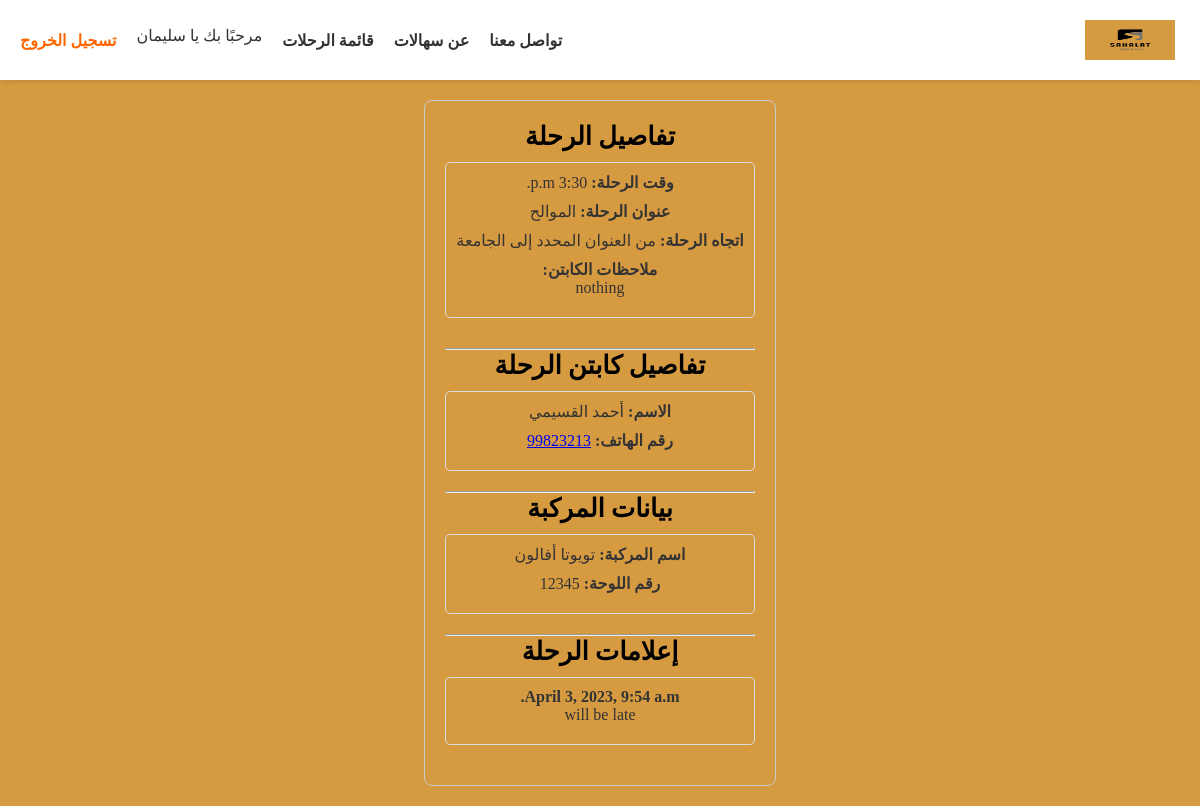
Page /trips/2/ (signed in) on the committed database.
### comunity/models.py (models this page shows)
class Trip(models.Model):
	user = models.ForeignKey(User, on_delete=models.CASCADE)
	time = models.TimeField()
	direction = models.IntegerField(choices=directions)
	address = models.CharField(max_length=150)
	notes = models.TextField(max_length=300)

class Announcement(models.Model):
	trip = models.ForeignKey(Trip, on_delete=models.CASCADE)
	published_at = models.DateTimeField(auto_now=True)
	content = models.TextField(max_length=300)

### accounts/models.py (models this page shows, shortened)
class Profile(models.Model):
	user = models.OneToOneField(User, on_delete=models.CASCADE)
	phone = models.CharField(max_length=8)
	ac_type = models.IntegerField(choices=types)
	address = models.CharField(max_length=200)

class Car(models.Model):
	user = models.OneToOneField(User, on_delete=models.CASCADE)
	name = models.CharField(max_length=150)
	number = models.CharField(max_length=10)

### comunity/views.py (the view, shortened to what this page needs)
# urls.py: path("trips/<int:pk>/", views.trip, name="trip"),
def trip(r, pk):
	t = Trip.objects.get(pk=pk)
	if r.user != t.user:
		announcement = Announcement.objects.filter(trip=t)
		orders = t.order_set.get_queryset()
		ordered = False
		for order in orders:
			if order.user == r.user:
				ordered = True
				break
		return render(r, 'comunity/trip.html', {"trip": t, "announcements": announcement, "ordered": ordered})

### templates/comunity/trip.html (shortened to what this page needs)
{% extends 'base.html' %}
{% block content %}
<div class="trip-details-container">
    <div class="section-container">
        <h3 class="section-heading">تفاصيل الرحلة</h3>
        <div class="trip-info">
            <p><strong>وقت الرحلة:</strong> {{ trip.time }}</p>
            <p><strong>عنوان الرحلة:</strong> {{ trip.address }}</p>
            <p><strong>اتجاه الرحلة:</strong> {% if trip.direction == 0 %}من الجامعة إلى العنوان المحدد{% else %}من العنوان المحدد إلى الجامعة{% endif %}</p>
            <p><strong>ملاحظات الكابتن:</strong><br />{{ trip.notes }}</p>
        </div>
    </div>
    <hr />
    <div class="section-container">
        <h3 class="section-heading">تفاصيل كابتن الرحلة</h3>
        <div class="captain-info">
            <p><strong>الاسم:</strong> {{ trip.user.first_name }} {{ trip.user.last_name }}</p>
            <p><strong>رقم الهاتف:</strong> <a href="tel:{{ trip.user.profile.phone }}">{{ trip.user.profile.phone }}</a></p>
        </div>
    </div>
    <hr />
    <div class="section-container">
        <h3 class="section-heading">بيانات المركبة</h3>
        <div class="vehicle-info">
            <p><strong>اسم المركبة:</strong> {{ trip.user.car.name }}</p>
            <p><strong>رقم اللوحة:</strong> {{ trip.user.car.number }}</p>
        </div>
    </div>
    <hr />
    {% if not ordered %}
        <a href="{% url 'order' trip.pk %}" class="join-trip-link">انضم إلى الرحلة</a>
    {% else %}
        <div class="section-container">
            <h3 class="section-heading">إعلامات الرحلة</h3>
            {% if announcements %}
                {% for n in announcements %}
                    <div class="announcement">
                        <p><strong>{{ n.published_at }}</strong><br />{{ n.content }}</p>
                    </div>
                {% endfor %}
            {% else %}
                {% include 'includes/messages.html' %}
                <p>لم يتم نشر أي إعلامات</p>
            {% endif %}
        </div>
    {% endif %}
</div>
{% endblock %}

### templates/base.html (shortened to what this page needs)
{% load static %}
<!DOCTYPE html>
<html lang="ar" dir="rtl">
<head>
  <link href="{% static 'style.css' %}" rel="stylesheet">
</head>
<body style="background-color: #D69A41">
<header style="background-color: rgb(255, 255, 255); opacity:1;">
<div class="navbar" style="direction: rtl;">
    <img src="{% static 'logo.png' %}" alt="سهالات">
    <div class="nav_links">
        <a class="nav_item active" href="{% url 'home' %}">الرئيسية</a>
        <a class="nav_item" href="#">تواصل معنا</a>
        <a class="nav_item" href="#">عن سهالات</a>
        {% if user.is_authenticated %}
            {% if user.profile.ac_type == 0 %}
                <a href="{% url 'trips' %}" class="nav_item">قائمة الرحلات</a>
            {% else %}
                <a href="{% url 'trips' %}" class="nav_item">رحلاتي</a>
            {% endif %}
            <p style="margin-bottom: 10px;">مرحبًا بك يا {{ user.first_name }}</p>
            <a href="{% url 'logout' %}">تسجيل الخروج</a>
        {% endif %}
    </div>
</div>
</header>
{% block content %}{% endblock %}
</body>
</html>

### static/style.css (style rules this page uses)
* { padding:0; margin:0; box-sizing:border-box; }
body { min-height: 100vh; display: flex; flex-direction: column; margin: 0; }
.navbar { display: flex; justify-content: space-between; align-items: center; direction: rtl; }
.nav_links { display: flex; align-items: center; gap: 20px; }
.nav_item { text-decoration: none; color: #333; font-weight: bold; transition: color 0.3s ease-in-out; }
.active { color: white; }
.navbar img { float: left; height: 50px; padding: 5px; }
header { background-color: rgb(255, 255, 255); opacity: 1; padding: 15px 20px; box-shadow: 0 2px 5px rgba(0, 0, 0, 0.1); }
img { width: 100px; height: auto; }
p { margin-bottom: 10px; color: #333; }
a[href*="logout"] { color: #ff6600; text-decoration: none; font-weight: bold; transition: color 0.3s ease-in-out; }
.trip-details-container { margin: 20px auto; padding: 20px; max-width: 800px; border: 1px solid #ccc; border-radius: 8px; }
.section-container { margin-bottom: 20px; }
.section-heading { font-size: 1.6em; margin-bottom: 10px; }
.trip-info, .captain-info, .vehicle-info, .announcement { padding: 10px; border: 1px solid #ddd; border-radius: 5px; margin-bottom: 10px; }
.trip-details-container { text-align: center; padding: 20px; }
.trip-info { margin-bottom: 30px; }

### rows in the picture
Trip: time "3:30 p.m.", address "الموالح", notes "nothing", user.first_name "أحمد", user.last_name "القسيمي", user.profile.phone "99823213", user.car.name "تويوتا أفالون", user.car.number "12345"
Announcement: published_at "April 3, 2023, 9:54 a.m.", content "will be late"

### other values in the picture
{{ user.first_name }} "سليمان"
